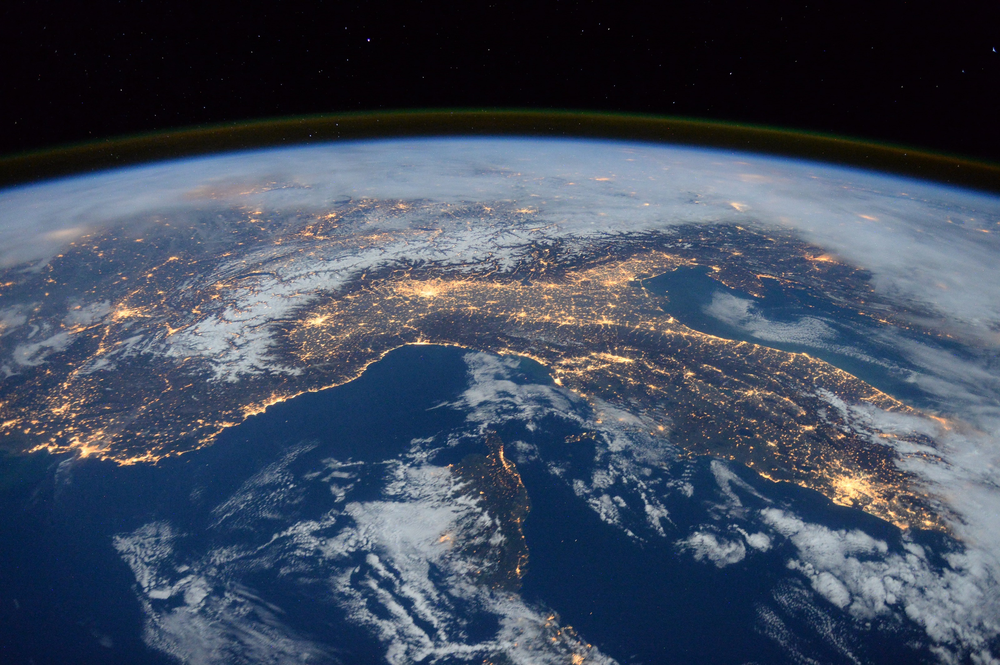
#> input picture figures/sample.png, 1000 x 665 px, shrunk from 3200 x 2129 before the run
$ python conv_sobel_y.py
#> lines starting #> are read from the running program, lines starting #| are printed output that depends on the picture
#!/usr/bin/env python3
"""
Sobel Y Convolution Example
Generates horizontal edge detection using Sobel Y kernel on sample.png

This script demonstrates horizontal edge detection using the Sobel Y kernel:
[[-1, -2, -1],
 [ 0,  0,  0],
 [ 1,  2,  1]]

The kernel detects horizontal edges by emphasizing vertical gradients.
"""

import numpy as np
import matplotlib.pyplot as plt
from PIL import Image
from scipy.signal import convolve2d
import os

def apply_sobel_y_convolution(image_path, output_path):
    """
    Apply Sobel Y convolution to detect horizontal edges.

    Args:
        image_path (str): Path to input image
        output_path (str): Path to save output image
    """
#> called with image_path = 'figures/conv2d/conv/../../sample.png', output_path = 'figures/conv2d/conv/conv_sobel_y.png'
    # Load image and convert to grayscale
    img = Image.open(image_path).convert('L')
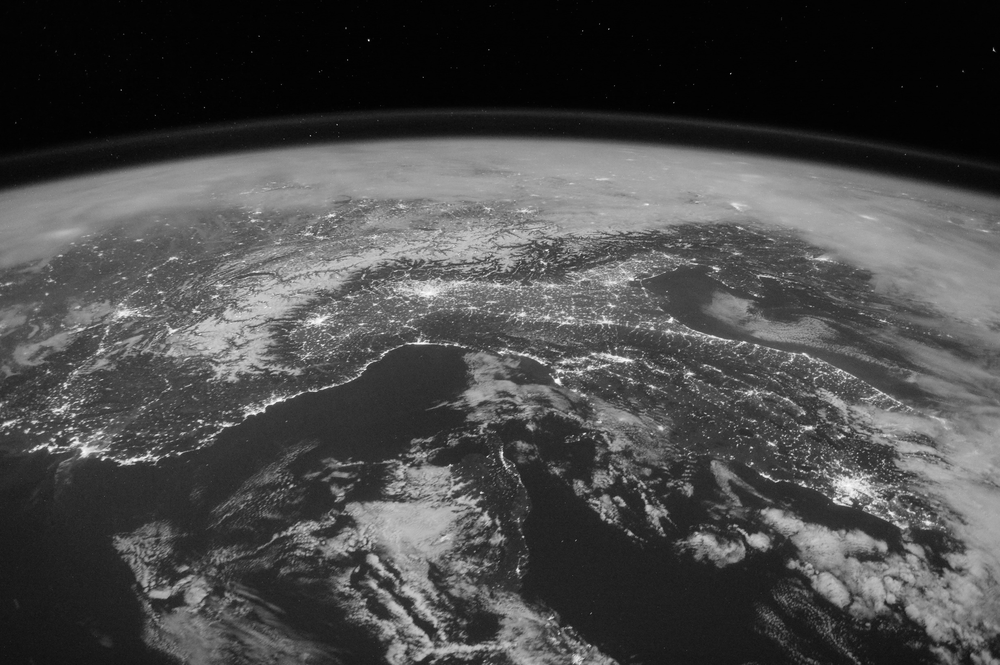
#> img: PIL image 1000x665 L; min 0, max 253, mean 73.7
    img_array = np.array(img)

    # Define Sobel Y kernel for horizontal edge detection
    sobel_y = np.array([
        [-1, -2, -1],
        [ 0,  0,  0],
        [ 1,  2,  1]
    ])

    # Apply convolution
    # Note: scipy.signal.convolve2d flips the kernel, so we need to flip it back
    # to get the correct Sobel Y effect
    convolved = convolve2d(img_array, sobel_y[::-1, ::-1], mode='same')
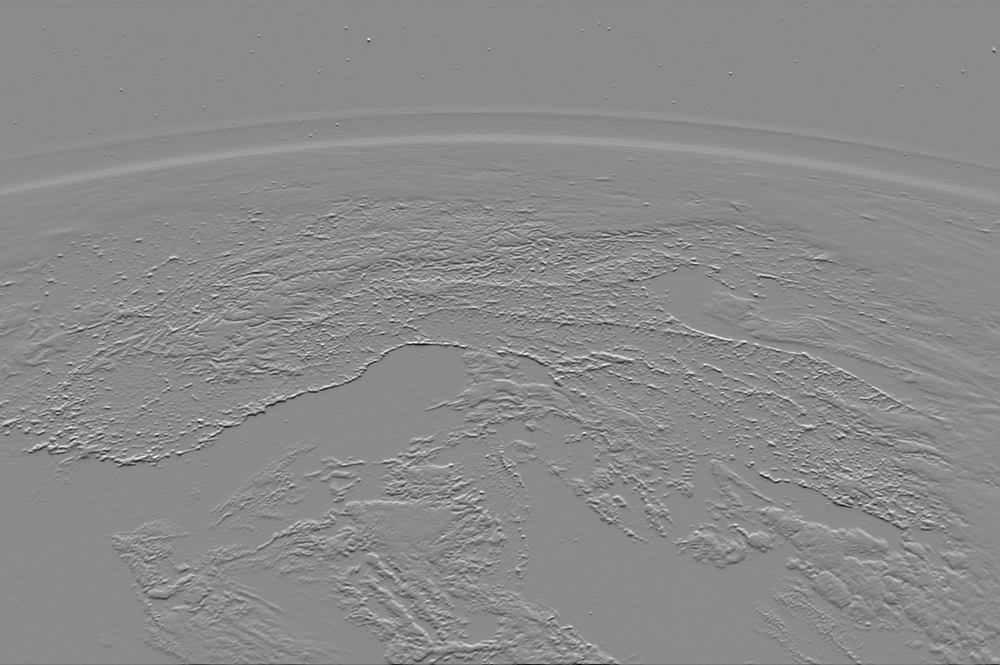
#> convolved: shape (665, 1000) int64; min -800, max 670, mean 0.3; drawn with min black and max white

    # Normalize the result to 0-255 range
    convolved = np.clip(convolved, 0, 255).astype(np.uint8)
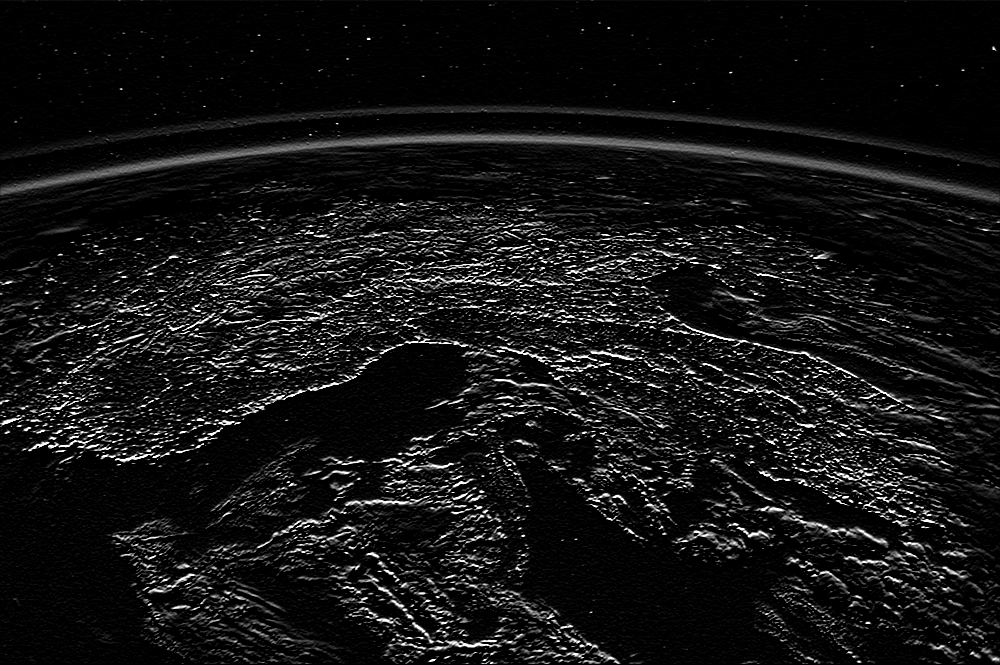
#> convolved: shape (665, 1000); min 0, max 255, mean 19.9

    # Create visualization
    fig, axes = plt.subplots(1, 3, figsize=(15, 5))

    # Original image
    axes[0].imshow(img_array, cmap='gray')
    axes[0].set_title('Original Image')
    axes[0].axis('off')

    # Kernel visualization
    im = axes[1].imshow(sobel_y, cmap='RdBu_r', vmin=-2, vmax=2)
    axes[1].set_title('Sobel Y Kernel\n(Horizontal Edge Detection)')
    axes[1].axis('off')

    # Add kernel values as text
    for i in range(3):
        for j in range(3):
            axes[1].text(j, i, str(sobel_y[i, j]),
                        ha='center', va='center',
                        color='black', fontweight='bold')

    # Convolved result
    axes[2].imshow(convolved, cmap='gray')
    axes[2].set_title('Sobel Y Result\n(Horizontal Edges)')
    axes[2].axis('off')

    plt.tight_layout()
    plt.savefig(output_path, dpi=300, bbox_inches='tight')
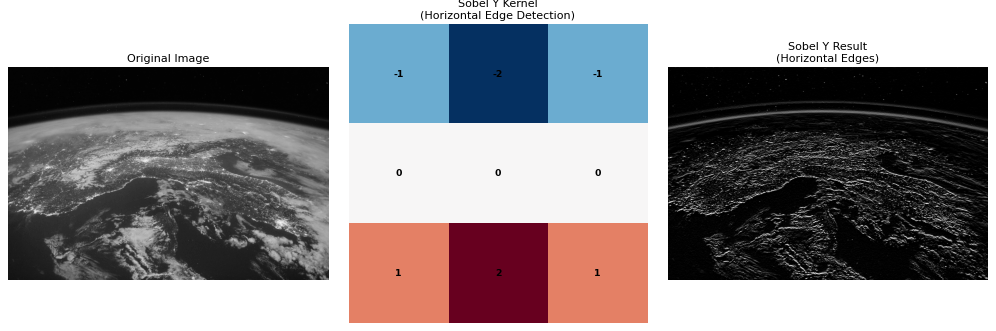
#> figure drawn by matplotlib, 3 panels
    plt.close()

    print(f"Sobel Y convolution completed. Result saved to: {output_path}")

if __name__ == "__main__":
    # Define paths
    script_dir = os.path.dirname(os.path.abspath(__file__))
    sample_path = os.path.join(script_dir, "..", "..", "sample.png")
    output_path = os.path.join(script_dir, "conv_sobel_y.png")

    # Check if sample.png exists
    if not os.path.exists(sample_path):
        print(f"Error: sample.png not found at {sample_path}")
        exit(1)

    # Apply convolution and save result
    apply_sobel_y_convolution(sample_path, output_path)
